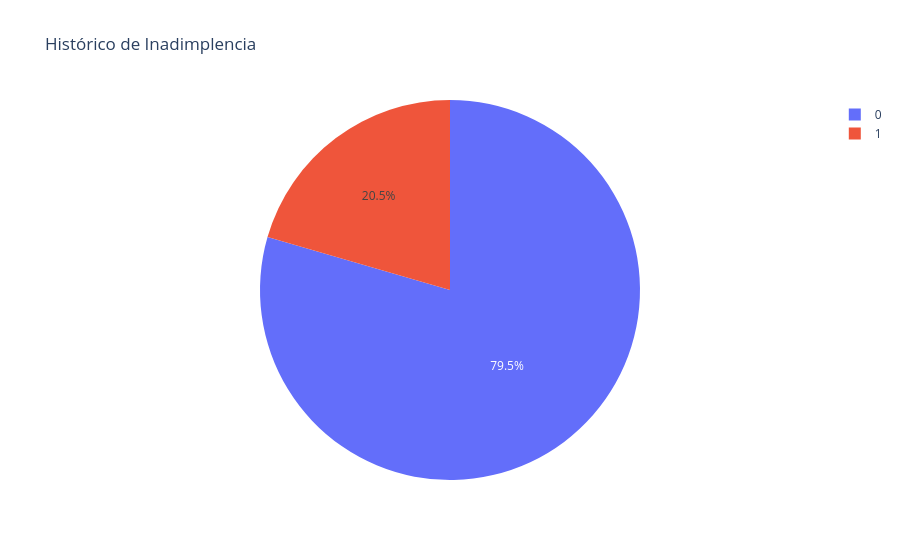

Here is the notebook cell this chart was saved with:
### Markdown cell above
## Gráfico de Pizza das pessoas com Histórico de Inadimplenca

### Code cell
credito_limite = df.groupby('Historico_Inadimplencia')['Limite_Credito'].mean().round(2).reset_index()

fig = px.pie(
    credito_limite,
    values='Limite_Credito',
    names='Historico_Inadimplencia',
    title='Histórico de Inadimplencia')
fig.show()

### Figure 1 — Plotly figure (JSON) as saved in the notebook; plotly's stock layout.template omitted (floating-point values rounded to 4 significant figures)
{"data": [{"domain": {"x": [0, 1], "y": [0, 1]}, "hovertemplate": "Historico_Inadimplencia=%{label}<br>Limite_Credito=%{value}<extra></extra>", "labels": ["0", "1"], "legendgroup": "", "name": "", "showlegend": true, "type": "pie", "values": [4200.0, 1083.0]}], "layout": {"legend": {"tracegroupgap": 0}, "title": {"text": "Histórico de Inadimplencia"}}}
